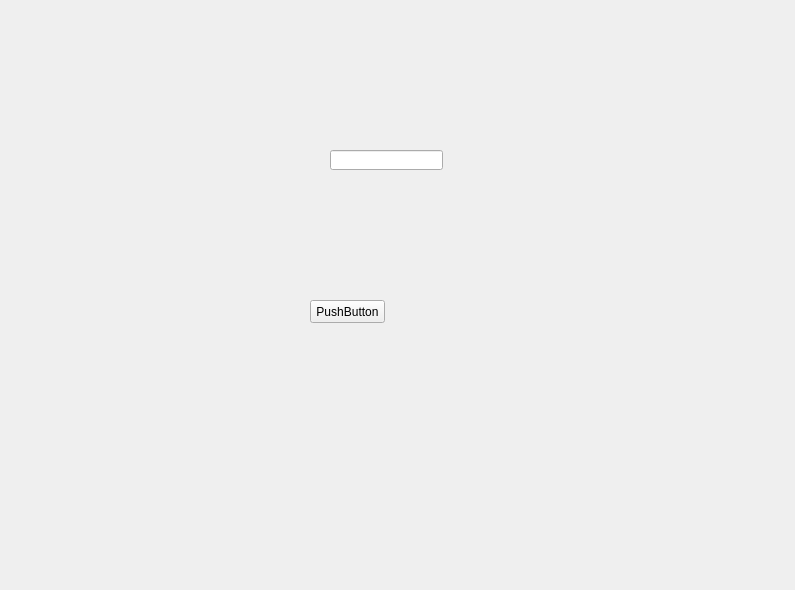
<?xml version="1.0" encoding="UTF-8"?>
<ui version="4.0">
 <class>MainWindow</class>
 <widget class="QMainWindow" name="MainWindow">
  <property name="geometry">
   <rect>
    <x>0</x>
    <y>0</y>
    <width>795</width>
    <height>590</height>
   </rect>
  </property>
  <property name="windowTitle">
   <string>MainWindow</string>
  </property>
  <widget class="QWidget" name="centralwidget">
   <widget class="QLineEdit" name="pathe_txt">
    <property name="geometry">
     <rect>
      <x>330</x>
      <y>150</y>
      <width>113</width>
      <height>20</height>
     </rect>
    </property>
   </widget>
   <widget class="QPushButton" name="pushButton">
    <property name="geometry">
     <rect>
      <x>310</x>
      <y>300</y>
      <width>75</width>
      <height>23</height>
     </rect>
    </property>
    <property name="text">
     <string>PushButton</string>
    </property>
   </widget>
  </widget>
 </widget>
 <resources/>
 <connections/>
</ui>
